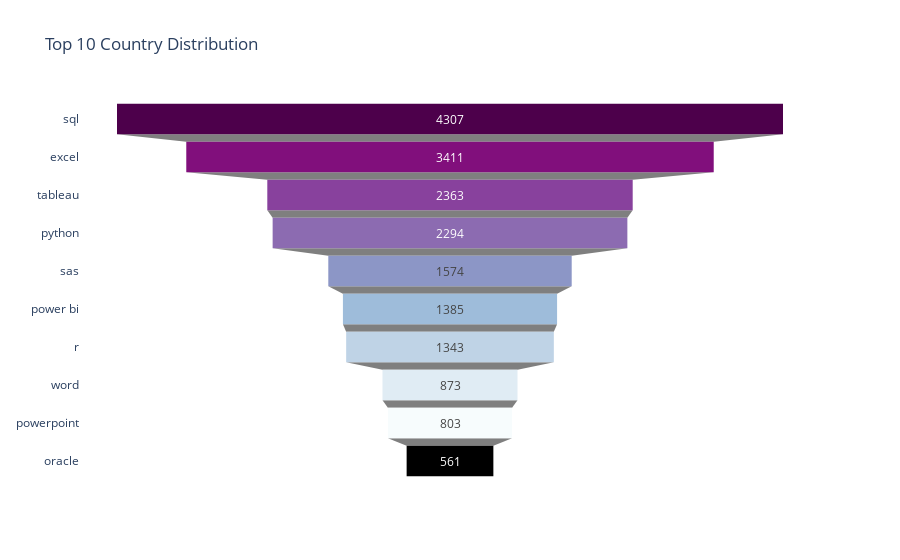

This figure's notebook cell:
### Code cell
# Top 10 Countries contribution
top_10_skills = df_USA_categorical[['job_skills']].explode('job_skills').groupby(by = 'job_skills').size().sort_values(ascending = False).head(10)

# Creating the funnel chart
fig = go.Figure(go.Funnel(x = top_10_skills.values, y = top_10_skills.index,
                           marker = {'color':px.colors.sequential.BuPu_r}))
fig.update_layout(title = 'Top 10 Country Distribution', template = 'plotly_white')

fig.show()

### Figure 1 — Plotly figure (JSON) as saved in the notebook; plotly's stock layout.template omitted (floating-point values rounded to 4 significant figures)
{"data": [{"marker": {"color": ["rgb(77,0,75)", "rgb(129,15,124)", "rgb(136,65,157)", "rgb(140,107,177)", "rgb(140,150,198)", "rgb(158,188,218)", "rgb(191,211,230)", "rgb(224,236,244)", "rgb(247,252,253)"]}, "type": "funnel", "x": [4307, 3411, 2363, 2294, 1574, 1385, 1343, 873, 803, 561], "y": ["sql", "excel", "tableau", "python", "sas", "power bi", "r", "word", "powerpoint", "oracle"]}], "layout": {"title": {"text": "Top 10 Country Distribution"}}}
